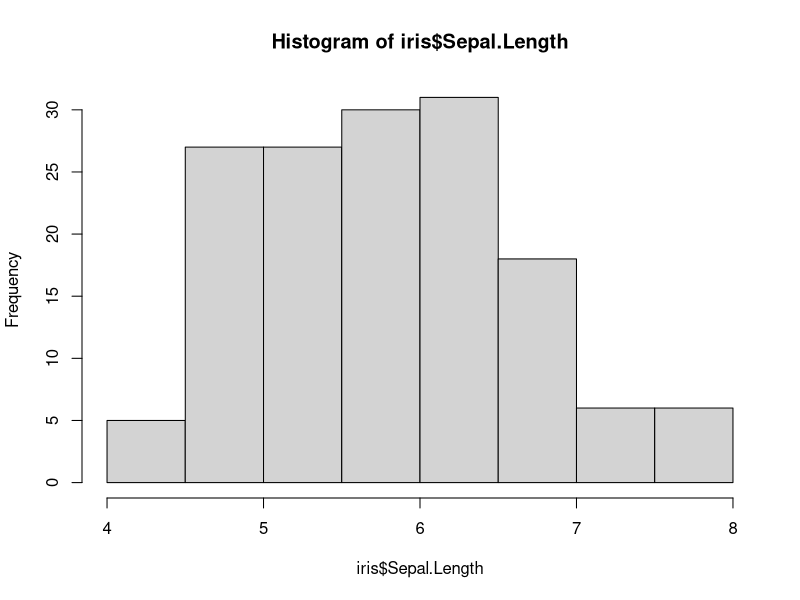
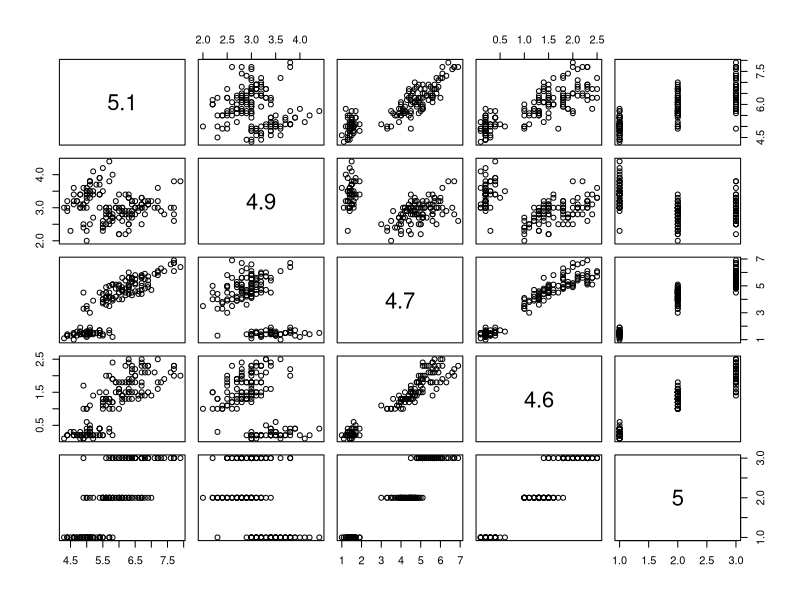

Here is the R script that generated these plots, in order:
## ---- chunk 1
knitr::opts_chunk$set(echo = TRUE)
## ---- chunk 2
str(iris)
summary(iris)
#summary()
## ---- chunk 3
median(iris$Petal.Width)
## ---- chunk 4
hist(iris$Sepal.Length)
## ---- chunk 5
plot(iris,iris$Sepal.Length)
